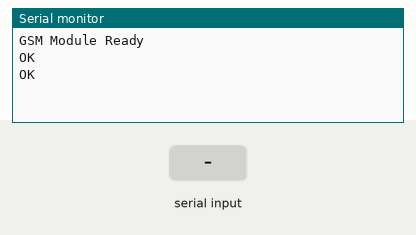
Recording of a sketch running on a simulated Arduino Uno, built with avr-gcc and run on an emulated ATmega328P. Shown: the last lines printed to the serial monitor. Inputs (shaded band) come from the test bench. The modem accepts every AT command (registered, SIM ready, sends succeed) and sends nothing else.

Above: at 7.2 s.
7.3 s: "1" received over the second serial link
At 8.2 s:
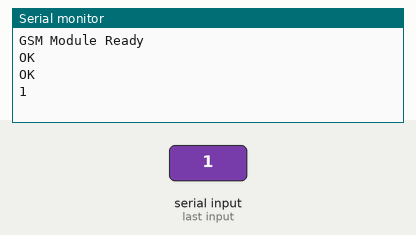
8.8 s: "0" received over the second serial link
At 9.4 s:
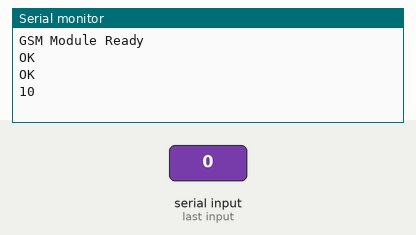

Measured:
- after the input at 7.3 s, the serial monitor: prints a new line at once (image 1)
- after the input at 8.8 s, the serial monitor: prints a new line at once (image 2)

The sketch:

gsm_receive_troubleshooted_.ino
```cpp
#include <SoftwareSerial.h>

SoftwareSerial gsmSerial(3, 4); // RX, TX

void setup() {
  Serial.begin(115200);
  gsmSerial.begin(115200);
  Serial.println("GSM Module Ready");
  delay(2000);
  gsmSerial.print("AT+CMGF=1\r"); // Set SMS to text mode
  delay(2000);
  gsmSerial.print("AT+CNMI=2,2,0,0,0\r"); // Configure the module to send SMS data to serial out upon receipt
  delay(2000);
}

void loop() {
  if (gsmSerial.available()) {
    Serial.write(gsmSerial.read());
  }
  if (Serial.available()) {
    //gsmSerial.write(Serial.read());
  }
}
```
